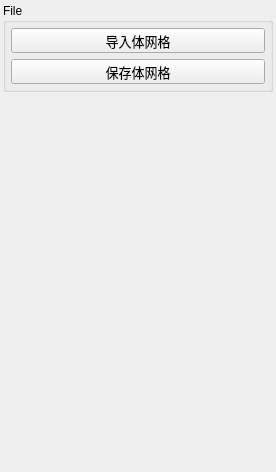
              <widget class="QWidget" name="scrollAreaWidgetContents_3">
               <property name="geometry">
                <rect>
                 <x>0</x>
                 <y>0</y>
                 <width>276</width>
                 <height>472</height>
                </rect>
               </property>
               <layout class="QVBoxLayout" name="verticalLayout_20">
                <property name="leftMargin">
                 <number>3</number>
                </property>
                <property name="topMargin">
                 <number>3</number>
                </property>
                <property name="rightMargin">
                 <number>3</number>
                </property>
                <property name="bottomMargin">
                 <number>3</number>
                </property>
                <item>
                 <widget class="QGroupBox" name="groupBox">
                  <property name="title">
                   <string>File</string>
                  </property>
                  <layout class="QVBoxLayout" name="verticalLayout_33">
                   <property name="leftMargin">
                    <number>5</number>
                   </property>
                   <property name="topMargin">
                    <number>5</number>
                   </property>
                   <property name="rightMargin">
                    <number>5</number>
                   </property>
                   <property name="bottomMargin">
                    <number>5</number>
                   </property>
                   <item>
                    <widget class="QPushButton" name="btnOpenHedra">
                     <property name="enabled">
                      <bool>true</bool>
                     </property>
                     <property name="sizePolicy">
                      <sizepolicy hsizetype="Minimum" vsizetype="Fixed">
                       <horstretch>0</horstretch>
                       <verstretch>0</verstretch>
                      </sizepolicy>
                     </property>
                     <property name="minimumSize">
                      <size>
                       <width>0</width>
                       <height>25</height>
                      </size>
                     </property>
                     <property name="font">
                      <font>
                       <family>黑体</family>
                       <pointsize>10</pointsize>
                      </font>
                     </property>
                     <property name="text">
                      <string>导入体网格</string>
                     </property>
                     <property name="icon">
                      <iconset resource="Turbine_Blade.qrc">
                       <normaloff>:/Ticon/Resources/icon (4).png</normaloff>:/Ticon/Resources/icon (4).png</iconset>
                     </property>
                     <property name="iconSize">
                      <size>
                       <width>20</width>
                       <height>20</height>
                      </size>
                     </property>
                    </widget>
                   </item>
                   <item>
                    <widget class="QPushButton" name="btnSaveHedra">
                     <property name="sizePolicy">
                      <sizepolicy hsizetype="Minimum" vsizetype="Fixed">
                       <horstretch>0</horstretch>
                       <verstretch>0</verstretch>
                      </sizepolicy>
                     </property>
                     <property name="minimumSize">
                      <size>
                       <width>0</width>
                       <height>25</height>
                      </size>
                     </property>
                     <property name="font">
                      <font>
                       <family>黑体</family>
                       <pointsize>10</pointsize>
                      </font>
                     </property>
                     <property name="focusPolicy">
                      <enum>Qt::StrongFocus</enum>
                     </property>
                     <property name="text">
                      <string>保存体网格</string>
                     </property>
                     <property name="icon">
                      <iconset resource="Turbine_Blade.qrc">
                       <normaloff>:/Ticon/Resources/icon (5).png</normaloff>:/Ticon/Resources/icon (5).png</iconset>
                     </property>
                     <property name="iconSize">
                      <size>
                       <width>18</width>
                       <height>18</height>
                      </size>
                     </property>
                    </widget>
                   </item>
                  </layout>
                 </widget>
                </item>
                <item>
                 <spacer name="verticalSpacer_9">
                  <property name="orientation">
                   <enum>Qt::Vertical</enum>
                  </property>
                  <property name="sizeType">
                   <enum>QSizePolicy::Expanding</enum>
                  </property>
                  <property name="sizeHint" stdset="0">
                   <size>
                    <width>20</width>
                    <height>500</height>
                   </size>
                  </property>
                 </spacer>
                </item>
               </layout>
              </widget>
